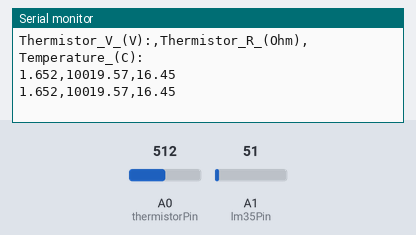
This sketch was run on a simulated Arduino Uno, built with avr-gcc and run on an emulated ATmega328P. Shown: the last lines printed to the serial monitor. The inputs (shaded band) are chosen by the test bench; at power-on: A0 (thermistorPin) = 512, A1 (lm35Pin) = 51.

Above: at 1.8 s.
1.9 s: A0 (thermistorPin) set to 1011
At 2.7 s:
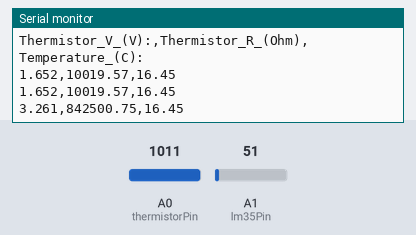
3.4 s: A0 (thermistorPin) set to 1023
At 4.8 s:
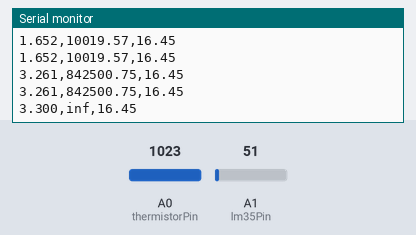

Measured:
- the behaviour switches between 1022 and 1023 on A0 (thermistorPin) (found by bisection; images 1 and 2)
- after the input at 1.9 s, the serial monitor: prints a new line after 0.11 s (image 1)
- after the input at 3.4 s, the serial monitor: prints a new line after 0.62 s (image 2)

The sketch:

calibration.ino
```cpp
const int thermistorPin = A0;
const int lm35Pin = A1;

const int ioMax = 1023;
const float refV = 3.3;

const int resistorR = 10000;
const float lm35ScaleFactor = 0.01;


void setup() {
  analogReference(EXTERNAL);
  Serial.begin(9600);

  // serial plotter legend
  Serial.println(
    "Thermistor_V_(V):,Thermistor_R_(Ohm),Temperature_(C):"
  );
}


void loop() {
  int thermistorIn = analogRead(thermistorPin);
  int lm35In = analogRead(lm35Pin);

  float thermistorV = thermistorIn * refV / ioMax;
  float thermistorR =
    (thermistorV * resistorR) / (refV - thermistorV);

  float lm35V = lm35In * refV / ioMax;
  float lm35Temp = lm35V / lm35ScaleFactor;

  /*
    print/plot thermistor voltage,
      thermistor resitstance,
      lm35 temperature
  */
  Serial.print(thermistorV, 3);
  Serial.print(",");
  Serial.print(thermistorR);
  Serial.print(",");
  Serial.print(lm35Temp);
  Serial.println();

  delay(1000);
}
```
